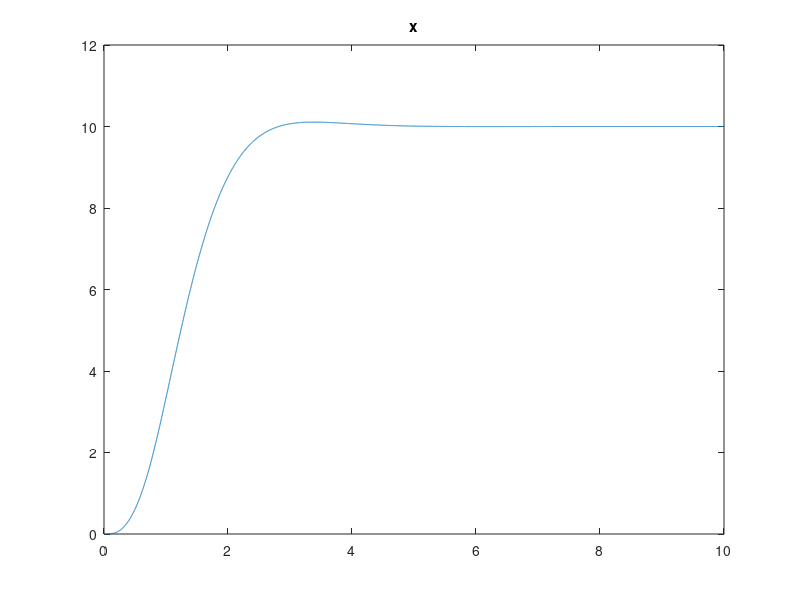
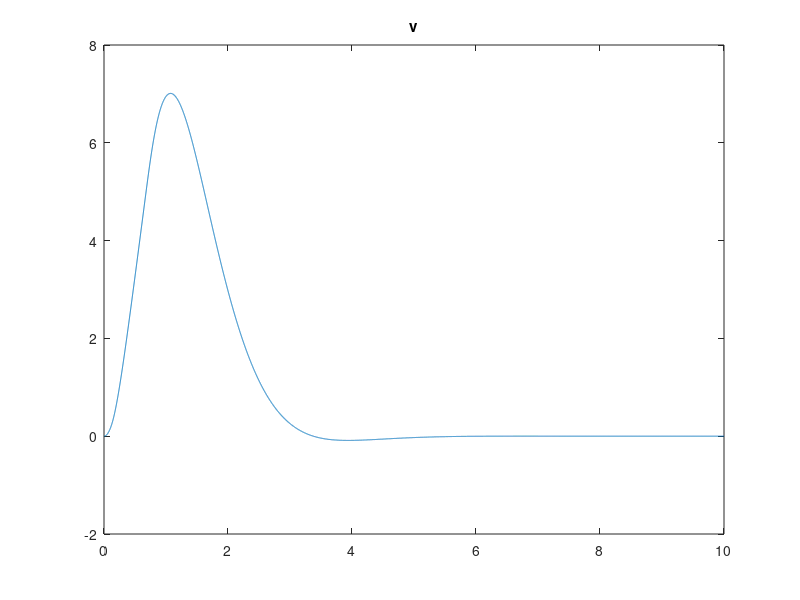
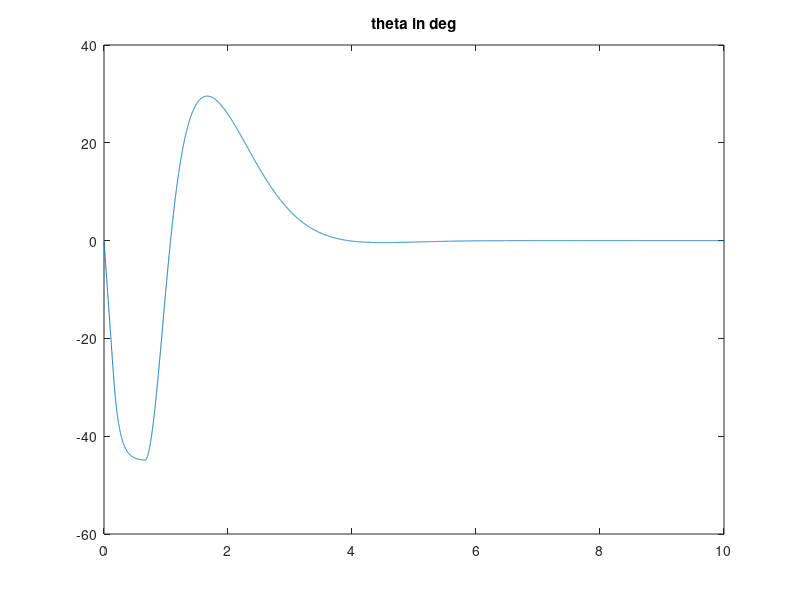
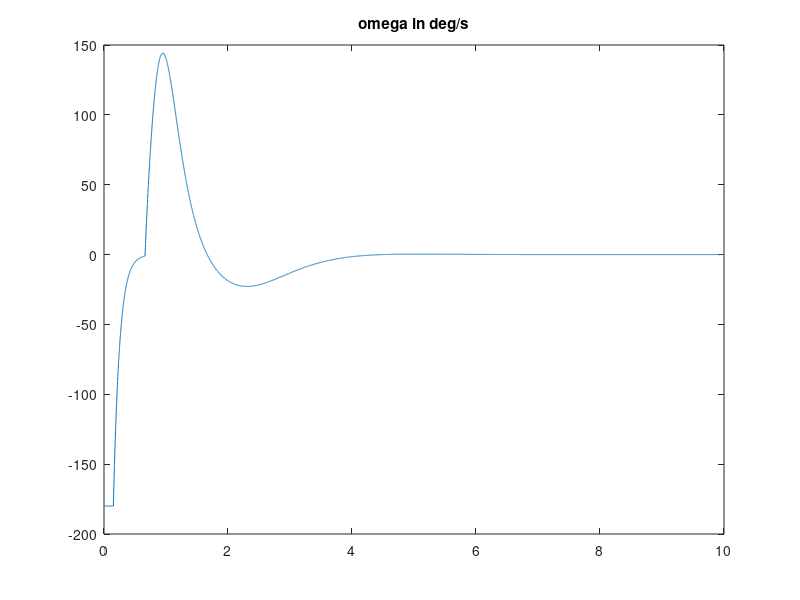

Reproduce these figures in MATLAB, in order.

clear
close all

g = 9.8;
sim_time    = 10;
dt          = 0.001;

num_steps   = sim_time / dt;
steps = 1 : num_steps;
t = steps * dt;

% Desired Conditions
x_r = 10;

% Controller values
K_v         = 1;
K_a         = 2.5;
K_omega     = 10;

max_theta   = pi / 4;
max_omega   = 30 / 60 * 2 * pi;

% Initial Conditions
m = 1;
x       = zeros(size(steps));
v_x     = zeros(size(steps));
theta   = zeros(size(steps));
omega   = zeros(size(steps));

% Start of sim

F_g = m * g;

for n = steps
    p = max([n - 1, 1]);
    x0 = x(p);
    v_x0 = v_x(p);
    theta0 = theta(p);

    % Calculate inputs
    v_x_in      = -K_v * (x0 - x_r);

    a_x_in      = -K_a * (v_x0 - v_x_in);

    theta_in    = atan(-a_x_in / g);
    theta_in    = min([theta_in, max_theta]);
    theta_in    = max([theta_in, -max_theta]);

    omega_in    = -K_omega * (theta0 - theta_in);
    omega_in    = min([omega_in, max_omega]);
    omega_in    = max([omega_in, -max_omega]);
    
    F_thrust = F_g / cos(theta0);
    F_thrust_x = F_thrust * -sin(theta0);

    % Update state
    a_x = F_thrust_x / m;
    v_x(n) = v_x0 + a_x * dt;
    x(n) = x0 + v_x0 * dt + 0.5 * a_x * dt * dt;
    theta(n) = theta0 + omega_in * dt;
    omega(n) = omega_in;
end

figure
plot(t, x)
title('x')

figure
plot(t, v_x)
title('v')

figure
plot(t, theta * 180 / pi)
title('theta in deg')

figure
plot(t, omega * 180 / pi)
title('omega in deg/s')
